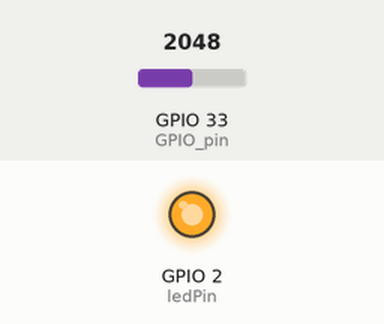
A sketch run on a simulated ESP32. Shown: output pins drawn as LEDs (lit = HIGH). Inputs (shaded band) come from the test bench; at power-on: GPIO 33 (GPIO_pin) = 2048. Uploads are accepted with an empty reply; what the sketch prints to the serial monitor is not drawn.

Above: at 1.5 s.
1.6 s: GPIO 33 (GPIO_pin) set to 12
4.6 s: GPIO 33 (GPIO_pin) set to 9
Timing chart, 0 to 7.6 s (numbered marks = the images above; inputs shaded):
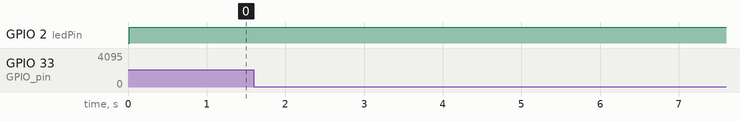

Measured:
- after the input at 1.6 s, every drawn part: stays the same
- after the input at 4.6 s, every drawn part: stays the same

The sketch:

GongSensor.ino
```cpp
// Load Wi-Fi library
#include <WiFi.h>
#include "HTTPClient.h"

#define CONNECT_TIMEOUT 1000

int ledPin = LED_BUILTIN; // LED is attached to digital pin 13
int GPIO_pin = 33; // where our interrupt is going to be coming from.
volatile long hits = 0; // variable to be updated by the interrupt
volatile long false_interrupts = 0; // the number of times interrupt is called to soon
volatile long emi_interrupts = 0;  // trigger when no valid read has happend, but digitalRead fails to see high value
volatile int  last_analog_read = 0;  // check the value on the interrupt pin

long    gongs_seen=0;                // how many recent gongs
long    last_gong=0;             // first gong time in recent series

//variables to keep track of the timing of recent interrupts
volatile unsigned long last_button_ms = 0;
volatile boolean gong_activated = false;
// #define STARTUP_DELAY 25000
#define STARTUP_DELAY 0
#define GONG_DELAY 2000
volatile long startup_time=0;

boolean is_dancing=false;
boolean last_is_dancing=false;
boolean fob_on=false;
int dance_requests=0;
int stop_requests=0;
int failed_dance_requests=0;
int failed_stop_requests=0;

// Replace with your network credentials
const char *ssid     = "SDZone-immersion";
const char *password = "ballast.scallop.teahouse";


#define STATUS_CHECK_DELAY 2000
long cur_millis=0;
long last_status_ms=0;

#define PRINT_INTERVAL 1000
long last_print_ms=0;

#define NUM_VALUES 20
#define GONG_CUTOFF 10
#define BUTTON_DELAY_MS 750
int  signal_values[NUM_VALUES];
long signal_sum=0;
int  signal_avg=0;
int  signal_idx=0;

long num_reads=0;

void setup() {
  Serial.begin(115200);  //turn on serial communication
  Serial.println(F("Setup Begin: GongSensor July--05-2021"));
  //enable interrupt 0 which uses pin 2
  //jump to the increment function on falling edge
  pinMode(ledPin, OUTPUT);
  pinMode(GPIO_pin, INPUT);


  // Create a Wi-Fi network with ssid and password
  Serial.print("SSID: ");
  Serial.print(ssid);
  Serial.print(", Password: ");
  Serial.print(String(password).substring(0,7));
  Serial.print("xxxxxxxxxxxxxxx");
  Serial.println("");
  Serial.print("Setting AP (Access Point)…");
  // Remove the password parameter, if you want the AP (Access Point) to be open
  WiFi.softAPConfig (IPAddress(192,168,4,1), IPAddress(0,0,0,0), IPAddress(255,255,255,0));
  WiFi.softAP(ssid, password, 1, false, 8);

  clear_values();

  IPAddress IP = WiFi.softAPIP();
  Serial.print("  IP address: ");
  Serial.println(IP);
  startup_time=millis();
  Serial.println("Setup Complete");
}

void clear_values() {

  /* This is an active low signal, so lets artififally make it appear off or high */
  /* the values stored here are from analogRead which returns a 16 bit value */
  for (int i=0; i<NUM_VALUES; i++) {
    signal_values[i]=0xffff;
  }

}

void error_blink() {
    int blink_delay=100;
    Serial.println("Error Blink...");
    for (int i=0; i<3; i++) {
        digitalWrite(LED_BUILTIN, 0);
        delay(blink_delay);
        digitalWrite(LED_BUILTIN, 1);
        delay(blink_delay);
    }
}

void start_dance() {

    Serial.println("\n>>>>>>>>>>>>>>>>>>>> Starting New Dance");

    // add a delay for effect between gong hit and sending the message
    Serial.print("Delay before start: ");
      Serial.print(GONG_DELAY);
    Serial.println("");
    delay(2000);

    HTTPClient http;

    http.begin("http://192.168.4.22:5000/dance");
    http.setConnectTimeout(CONNECT_TIMEOUT);
    int httpResponseCode = http.POST("");

    if(httpResponseCode>0){

        String response = http.getString();

        // Serial.println(httpResponseCode);
        // Serial.println(response);

        if (httpResponseCode != 200) {
            Serial.print("http dance request failed, status=");
            Serial.println(response);
            Serial.print(", httpResponseCode=");
            Serial.println(httpResponseCode);
            failed_dance_requests += 1;
        } else {
            dance_requests += 1;
        }


    }else{

        Serial.print("Error on sending dance PUT Request: ");
        Serial.println(httpResponseCode);
        error_blink();
    }

    http.end();
}

void stop_dance() {

    Serial.println("\n>>>>>>>>>>>>>>>>>>>> Stopping Dance");

    HTTPClient http;

    http.begin("http://192.168.4.22:5000/stop");
    http.setConnectTimeout(CONNECT_TIMEOUT);
    int httpResponseCode = http.POST("");

    if(httpResponseCode>0){

        String response = http.getString();

        // Serial.println(httpResponseCode);
        // Serial.println(response);

        if (httpResponseCode != 200) {
            Serial.print("http dance request failed, status=");
            Serial.println(response);
            Serial.print(", httpResponseCode=");
            Serial.println(httpResponseCode);
            failed_stop_requests += 1;
        } else {
            stop_requests += 1;
        }


    }else{

        Serial.print("Error on sending stop PUT Request: ");
        Serial.println(httpResponseCode);
        error_blink();
    }

    http.end();
}

void get_status() {

    if (cur_millis - last_status_ms < STATUS_CHECK_DELAY) {
        return;
    }

    // Serial.println("Checking Status");

    last_status_ms = cur_millis;

    HTTPClient http;

    http.begin("http://192.168.4.22:5000/status");
    http.setConnectTimeout(CONNECT_TIMEOUT);
    int httpResponseCode = http.POST("");

    if(httpResponseCode>0){

        String response = http.getString();

        // Serial.println(httpResponseCode);
        // Serial.println(response);

         if (response ==  "not_dancing") {
            is_dancing = false;
            fob_on = false;
         } else if (response == "is_dancing" ) {
            is_dancing = true;
            fob_on = false;
         } else if (response == "fob_on") {
            fob_on = true;
            is_dancing = true;
         } else {
            Serial.println("Unknown status: " + response);
         }

    }else{
        Serial.print("check_status(): Error on PUT/status Request: ");
        Serial.println(httpResponseCode);
        error_blink();
    }

    http.end();
}

void print_status() {

    if (cur_millis - last_print_ms < PRINT_INTERVAL) {
        return;
    }
    last_print_ms = cur_millis;
    Serial.print("is_dancing: ");
    Serial.print(is_dancing);
    Serial.print(", fob_on: ");
    Serial.print(fob_on);
//    Serial.print(", dance_requests: ");
//    Serial.print(dance_requests);
//    Serial.print(", failed_dance_requestas: ");
//    Serial.print(failed_dance_requests);
//    Serial.print(", stop_requests: ");
//    Serial.print(stop_requests);
//    Serial.print(", failed_stop_requestas: ");
//    Serial.print(failed_stop_requests);
    Serial.print(", hits: ");
    Serial.print(hits);
    Serial.print(", num_reads: ");
    Serial.print(num_reads);
    Serial.print(", signal_avg: ");
    Serial.print(signal_avg);
    long uptime_sec=(cur_millis - startup_time) / 1000;
    if (uptime_sec == 0) { uptime_sec = 1; }
    Serial.print(", reads_per_second: ");
    Serial.print( num_reads / uptime_sec);
    Serial.print(", seconds_running: ");
    Serial.print( uptime_sec);

//    Serial.print(", last_analog_read: ");
//    Serial.print(last_analog_read);
//    Serial.print(", emi_interrupts: ");
//    Serial.print(emi_interrupts);
//    Serial.print(", false_interrupts: ");
//    Serial.print(false_interrupts);
    Serial.print("\n");

}

void read_next() {
    long button_ms = millis();
    boolean in_delay = false;

    in_delay = button_ms - last_button_ms <= BUTTON_DELAY_MS;


    signal_idx += 1;
    if (signal_idx >= NUM_VALUES) {
        signal_idx=0;
    }

    if (!in_delay) {
        num_reads++;
        signal_values[signal_idx] = analogRead(GPIO_pin);
        // Serial.println(signal_values[signal_idx]);
    }

    signal_sum = 0;
    for (int i=0; i<NUM_VALUES; i++) {
        signal_sum += signal_values[signal_idx];
    }

    signal_avg = (int)(signal_sum / NUM_VALUES);

//    if (signal_avg > 0) {
//        Serial.print("Average is: ");
//        Serial.print(signal_avg);
//        Serial.print(", Values: ");
//        for (int i=0; i<NUM_VALUES; i++) {
//            Serial.print(", ");
//            Serial.print(signal_values[i]);
//        }
//        Serial.print("\n");
//    }

    if (signal_avg <= GONG_CUTOFF) {

        if (!in_delay)
            hits++;
            gong_activated = true;
            last_button_ms = button_ms;
            clear_values();
            Serial.println("\n>>>>>>>>>>> GONG DETECTED >>>>>>>>>>>\n");
        }

}

void loop() {

    static boolean startup_delay_notified=false;


    pinMode(GPIO_pin, INPUT);
    // attachInterrupt(digitalPinToInterrupt(GPIO_pin), increment, FALLING);


//    Serial.print("a=");
//    Serial.println(last_analog_read);

    if (millis() < cur_millis) {
        Serial.print("Millis looped around, resetting ms trackers");
        last_print_ms = 0;
        last_status_ms = 0;
        last_button_ms=0;
    }

    cur_millis = millis();

    if (!startup_delay_notified) {
        if (cur_millis - startup_time >= STARTUP_DELAY) {
            startup_delay_notified=true;
            Serial.println("\n\nStartup delay complete, now acceptting gongs!\n");
        }
    }

    read_next();

    if (last_is_dancing != is_dancing) {
        Serial.print("\n<<<<<<<<<<<<<<<<<<<< Dancing Status Changed to: ");
        Serial.println(is_dancing);
        last_is_dancing = is_dancing;
    }
    digitalWrite(ledPin, !is_dancing);  // have to reverse it for intern LED on LOLIN Pro board

    if (gong_activated) {
        gong_activated=false;
        if (is_dancing || fob_on) {
            Serial.println("Dancer already active, skipping request");
        } else {
            start_dance();
        }

        // gong 5 times in 1.5 seconds to stop the device
        if (cur_millis - last_gong > 2000) {
            gongs_seen=0;
            Serial.println("\n\nNew Gong series started...\n");
        }
        last_gong=cur_millis;
        gongs_seen += 1;
        Serial.print("Gongs Seen=");
        Serial.println(gongs_seen);
        if (gongs_seen >= 5) {
            stop_dance();
            // reset the gong counter
            gongs_seen=0;
            last_gong=0;
        }
    }

    get_status();

    print_status();

}
```
